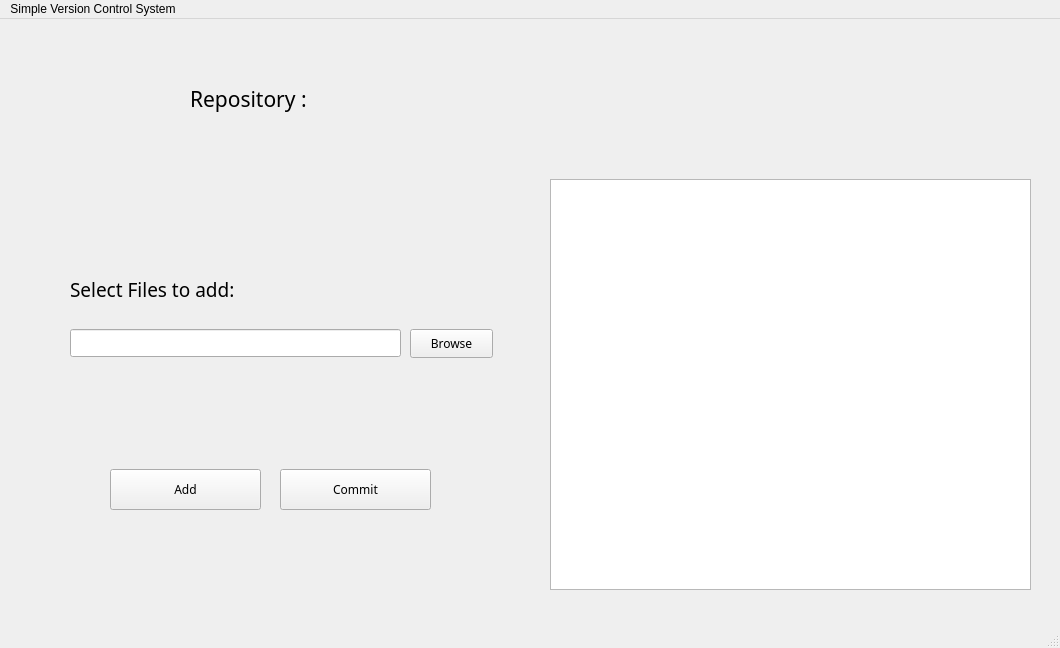
<?xml version="1.0" encoding="UTF-8"?>
<ui version="4.0">
 <class>MainWindow</class>
 <widget class="QMainWindow" name="MainWindow">
  <property name="geometry">
   <rect>
    <x>0</x>
    <y>0</y>
    <width>1060</width>
    <height>648</height>
   </rect>
  </property>
  <property name="windowTitle">
   <string>MainWindow</string>
  </property>
  <property name="styleSheet">
   <string notr="true"/>
  </property>
  <widget class="QWidget" name="centralwidget">
   <property name="enabled">
    <bool>true</bool>
   </property>
   <widget class="QWidget" name="gridLayoutWidget">
    <property name="geometry">
     <rect>
      <x>10</x>
      <y>10</y>
      <width>1031</width>
      <height>571</height>
     </rect>
    </property>
    <layout class="QGridLayout" name="gridLayout">
     <item row="0" column="0">
      <widget class="QStackedWidget" name="stackedWidget">
       <property name="font">
        <font>
         <family>Roboto Mono</family>
        </font>
       </property>
       <property name="styleSheet">
        <string notr="true">
</string>
       </property>
       <property name="currentIndex">
        <number>1</number>
       </property>
       <widget class="QWidget" name="page">
        <widget class="QWidget" name="verticalLayoutWidget">
         <property name="geometry">
          <rect>
           <x>0</x>
           <y>0</y>
           <width>1031</width>
           <height>80</height>
          </rect>
         </property>
         <layout class="QVBoxLayout" name="verticalLayout">
          <item alignment="Qt::AlignHCenter">
           <widget class="QLabel" name="label">
            <property name="font">
             <font>
              <family>Fira Code</family>
              <pointsize>24</pointsize>
              <bold>false</bold>
             </font>
            </property>
            <property name="text">
             <string>Simple Version Control System</string>
            </property>
           </widget>
          </item>
         </layout>
        </widget>
        <widget class="QWidget" name="gridLayoutWidget_2">
         <property name="geometry">
          <rect>
           <x>160</x>
           <y>190</y>
           <width>681</width>
           <height>101</height>
          </rect>
         </property>
         <layout class="QGridLayout" name="gridLayout_2" rowstretch="0,0" columnstretch="1,4,0">
          <property name="sizeConstraint">
           <enum>QLayout::SetDefaultConstraint</enum>
          </property>
          <item row="1" column="1">
           <widget class="QLineEdit" name="lineEdit">
            <property name="font">
             <font>
              <pointsize>16</pointsize>
             </font>
            </property>
            <property name="readOnly">
             <bool>true</bool>
            </property>
           </widget>
          </item>
          <item row="0" column="0" colspan="3">
           <widget class="QLabel" name="label_2">
            <property name="font">
             <font>
              <family>Fira Code</family>
              <pointsize>14</pointsize>
              <bold>false</bold>
             </font>
            </property>
            <property name="text">
             <string>Select a repository</string>
            </property>
           </widget>
          </item>
          <item row="1" column="0">
           <widget class="QPushButton" name="browseBtn1">
            <property name="text">
             <string>Choose a folder</string>
            </property>
           </widget>
          </item>
         </layout>
        </widget>
        <widget class="QPushButton" name="enterToRepo">
         <property name="geometry">
          <rect>
           <x>410</x>
           <y>320</y>
           <width>181</width>
           <height>41</height>
          </rect>
         </property>
         <property name="text">
          <string>Enter</string>
         </property>
        </widget>
       </widget>
       <widget class="QWidget" name="page_2">
        <widget class="QPushButton" name="addBtn">
         <property name="geometry">
          <rect>
           <x>100</x>
           <y>440</y>
           <width>151</width>
           <height>41</height>
          </rect>
         </property>
         <property name="text">
          <string>Add</string>
         </property>
        </widget>
        <widget class="QPushButton" name="commitBtn">
         <property name="geometry">
          <rect>
           <x>270</x>
           <y>440</y>
           <width>151</width>
           <height>41</height>
          </rect>
         </property>
         <property name="text">
          <string>Commit</string>
         </property>
        </widget>
        <widget class="QLabel" name="label_3">
         <property name="geometry">
          <rect>
           <x>60</x>
           <y>240</y>
           <width>451</width>
           <height>41</height>
          </rect>
         </property>
         <property name="font">
          <font>
           <family>Fira Code</family>
           <pointsize>14</pointsize>
          </font>
         </property>
         <property name="autoFillBackground">
          <bool>false</bool>
         </property>
         <property name="text">
          <string>Select Files to add:</string>
         </property>
        </widget>
        <widget class="QLineEdit" name="lineEdit_2">
         <property name="geometry">
          <rect>
           <x>60</x>
           <y>300</y>
           <width>331</width>
           <height>28</height>
          </rect>
         </property>
         <property name="readOnly">
          <bool>true</bool>
         </property>
        </widget>
        <widget class="QPushButton" name="browseBtn2">
         <property name="geometry">
          <rect>
           <x>400</x>
           <y>300</y>
           <width>83</width>
           <height>29</height>
          </rect>
         </property>
         <property name="text">
          <string>Browse</string>
         </property>
        </widget>
        <widget class="QTextEdit" name="statusTextbox">
         <property name="geometry">
          <rect>
           <x>540</x>
           <y>150</y>
           <width>481</width>
           <height>411</height>
          </rect>
         </property>
        </widget>
        <widget class="QWidget" name="horizontalLayoutWidget">
         <property name="geometry">
          <rect>
           <x>180</x>
           <y>30</y>
           <width>691</width>
           <height>80</height>
          </rect>
         </property>
         <layout class="QHBoxLayout" name="horizontalLayout" stretch="1,3">
          <item>
           <widget class="QLabel" name="label_5">
            <property name="font">
             <font>
              <family>Fira Code</family>
              <pointsize>16</pointsize>
              <bold>false</bold>
             </font>
            </property>
            <property name="text">
             <string>Repository :</string>
            </property>
           </widget>
          </item>
          <item>
           <widget class="QLabel" name="repoNameLabel">
            <property name="font">
             <font>
              <pointsize>14</pointsize>
             </font>
            </property>
            <property name="text">
             <string/>
            </property>
           </widget>
          </item>
         </layout>
        </widget>
        <widget class="QLabel" name="commitSuccessLabel">
         <property name="geometry">
          <rect>
           <x>10</x>
           <y>510</y>
           <width>521</width>
           <height>31</height>
          </rect>
         </property>
         <property name="font">
          <font>
           <pointsize>14</pointsize>
          </font>
         </property>
         <property name="styleSheet">
          <string notr="true">color: #4CAF50
</string>
         </property>
         <property name="text">
          <string/>
         </property>
         <property name="alignment">
          <set>Qt::AlignCenter</set>
         </property>
        </widget>
       </widget>
      </widget>
     </item>
    </layout>
   </widget>
  </widget>
  <widget class="QMenuBar" name="menubar">
   <property name="geometry">
    <rect>
     <x>0</x>
     <y>0</y>
     <width>1060</width>
     <height>25</height>
    </rect>
   </property>
   <widget class="QMenu" name="menuSimple_Version_Control_System">
    <property name="title">
     <string>Simple Version Control System</string>
    </property>
   </widget>
   <addaction name="menuSimple_Version_Control_System"/>
  </widget>
  <widget class="QStatusBar" name="statusbar"/>
 </widget>
 <resources/>
 <connections/>
</ui>
